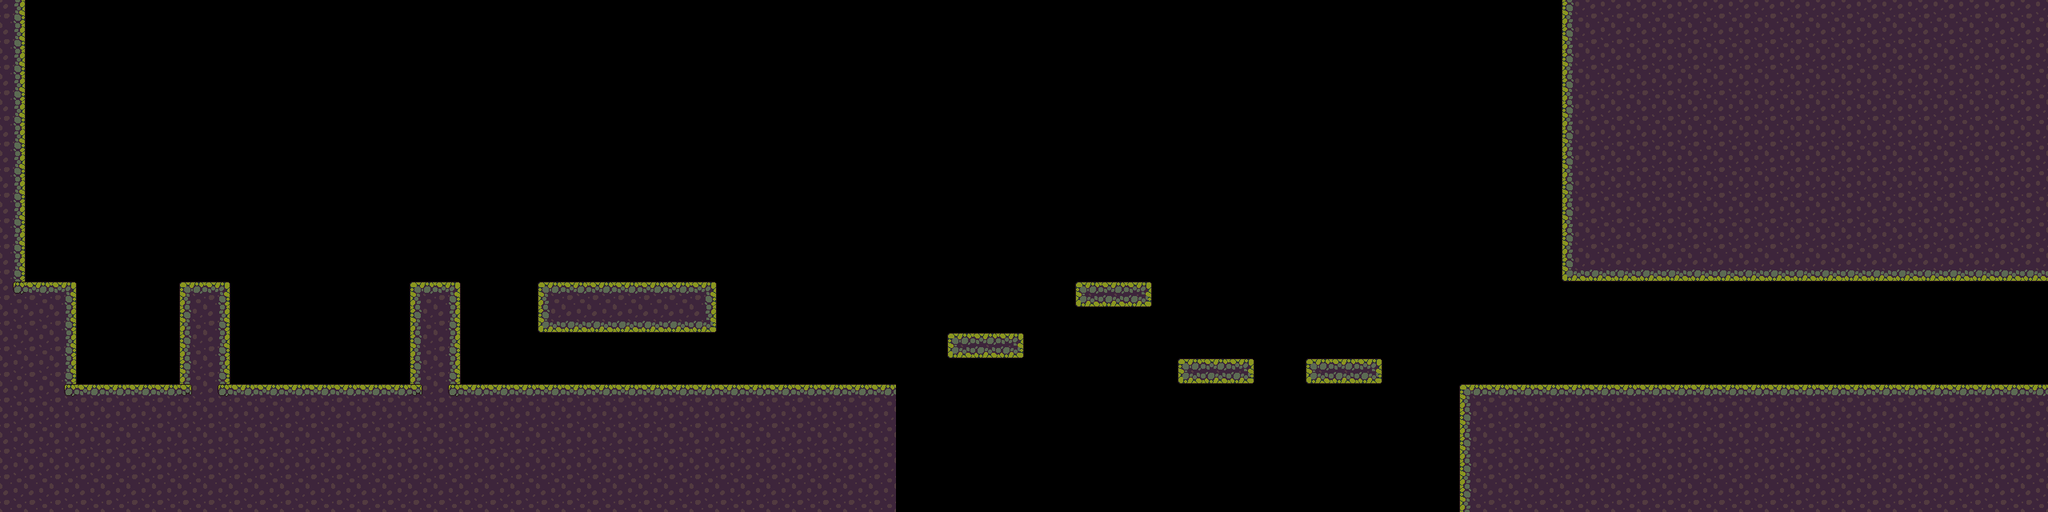

A level layout from a 2D game, rendered from its tile map. Below: a short description, then the map file with tile-grid data replaced by summaries:
An orthogonal 80x20 tile map with 32x32 px tiles, 2 tile layers (Touchable, Tile Layer 2), 2 tilesets and 7 objects (5x Enemy, SpawnPoint).

<map version="1.10" tiledversion="1.12.1" orientation="orthogonal" renderorder="right-down" width="80" height="20" tilewidth="32" tileheight="32" infinite="0" nextlayerid="5" nextobjectid="17">
 <tileset firstgid="1" source="../tsx_tilesets/Tileset.tsx" />
 <tileset firstgid="61" source="../tsx_tilesets/slimes.tsx" />
 <layer id="1" name="Touchable" width="80" height="20">
  <data>[1600 cells, 564 non-empty, 12 distinct tile ids]</data>
 </layer>
 <layer id="2" name="Tile Layer 2" width="80" height="20">
  <data>[1600 cells, 6 non-empty, 2 distinct tile ids]</data>
 </layer>
 <objectgroup id="3" name="Enemy">
  <object id="6" name="Enemy" gid="64" x="768" y="352" width="32" height="32">
   <properties>
    <property name="color" value="black" />
    <property name="health" type="int" value="4" />
    <property name="speed" type="int" value="1" />
    <property name="type" value="slime" />
   </properties>
  </object>
  <object id="7" name="Enemy" gid="64" x="384" y="480" width="32" height="32">
   <properties>
    <property name="color" value="black" />
    <property name="health" type="int" value="4" />
    <property name="speed" type="int" value="1" />
    <property name="type" value="slime" />
   </properties>
  </object>
  <object id="8" name="Enemy" gid="64" x="128" y="480" width="32" height="32">
   <properties>
    <property name="color" value="black" />
    <property name="health" type="int" value="4" />
    <property name="speed" type="int" value="1" />
    <property name="type" value="slime" />
   </properties>
  </object>
  <object id="12" gid="61" x="2345.33" y="480" width="32" height="32" />
  <object id="15" name="Enemy" gid="61" x="2112" y="480" width="32" height="32">
   <properties>
    <property name="color" value="blue" />
    <property name="health" type="int" value="1" />
    <property name="speed" type="int" value="3" />
    <property name="type" value="slime" />
   </properties>
  </object>
  <object id="16" name="Enemy" gid="61" x="1664" y="448" width="32" height="32">
   <properties>
    <property name="color" value="blue" />
    <property name="health" type="int" value="1" />
    <property name="speed" type="int" value="3" />
    <property name="type" value="slime" />
   </properties>
  </object>
 </objectgroup>
 <objectgroup id="4" name="SpawnPoint">
  <object id="11" name="SpawnPoint" x="70" y="335">
   <point />
  </object>
 </objectgroup>
</map>
